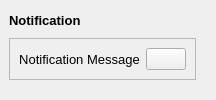
        <widget class="QCustomSlideMenu" name="popUpNotificationContainer" native="true">
         <layout class="QVBoxLayout" name="verticalLayout_18">
          <property name="leftMargin">
           <number>0</number>
          </property>
          <property name="topMargin">
           <number>0</number>
          </property>
          <item>
           <widget class="QWidget" name="popUpNotificationSubContainer" native="true">
            <layout class="QVBoxLayout" name="verticalLayout_19">
             <item>
              <widget class="QLabel" name="label_12">
               <property name="font">
                <font>
                 <pointsize>10</pointsize>
                 <weight>75</weight>
                 <bold>true</bold>
                 <underline>false</underline>
                </font>
               </property>
               <property name="text">
                <string>Notification</string>
               </property>
              </widget>
             </item>
             <item>
              <widget class="QFrame" name="frame_8">
               <property name="frameShape">
                <enum>QFrame::StyledPanel</enum>
               </property>
               <property name="frameShadow">
                <enum>QFrame::Raised</enum>
               </property>
               <layout class="QHBoxLayout" name="horizontalLayout_10">
                <item>
                 <widget class="QLabel" name="label_11">
                  <property name="sizePolicy">
                   <sizepolicy hsizetype="Expanding" vsizetype="Preferred">
                    <horstretch>0</horstretch>
                    <verstretch>0</verstretch>
                   </sizepolicy>
                  </property>
                  <property name="font">
                   <font>
                    <pointsize>10</pointsize>
                   </font>
                  </property>
                  <property name="text">
                   <string>Notification Message</string>
                  </property>
                  <property name="alignment">
                   <set>Qt::AlignCenter</set>
                  </property>
                 </widget>
                </item>
                <item alignment="Qt::AlignRight">
                 <widget class="QPushButton" name="closeNotificationBtn">
                  <property name="text">
                   <string/>
                  </property>
                  <property name="icon">
                   <iconset resource="resources.qrc">
                    <normaloff>:/icons/Icons/x-circle.svg</normaloff>:/icons/Icons/x-circle.svg</iconset>
                  </property>
                  <property name="iconSize">
                   <size>
                    <width>24</width>
                    <height>24</height>
                   </size>
                  </property>
                 </widget>
                </item>
               </layout>
              </widget>
             </item>
            </layout>
           </widget>
          </item>
         </layout>
        </widget>
